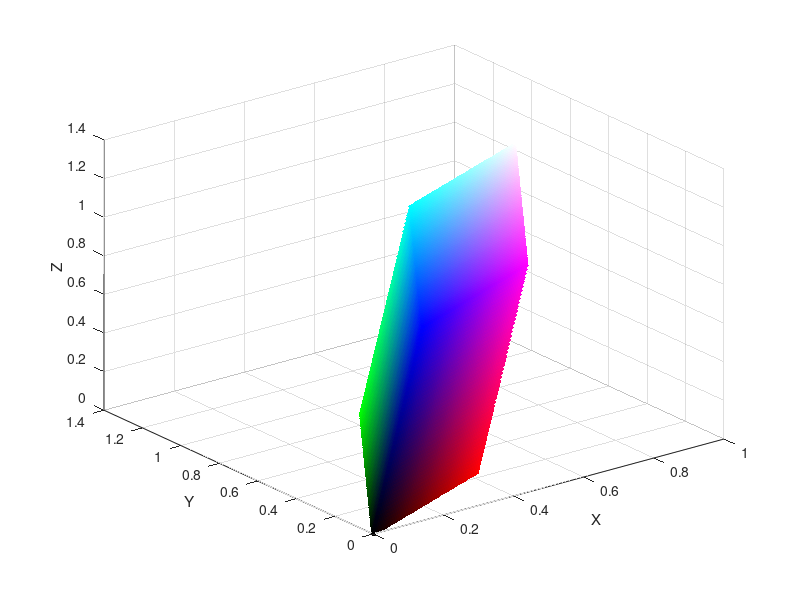
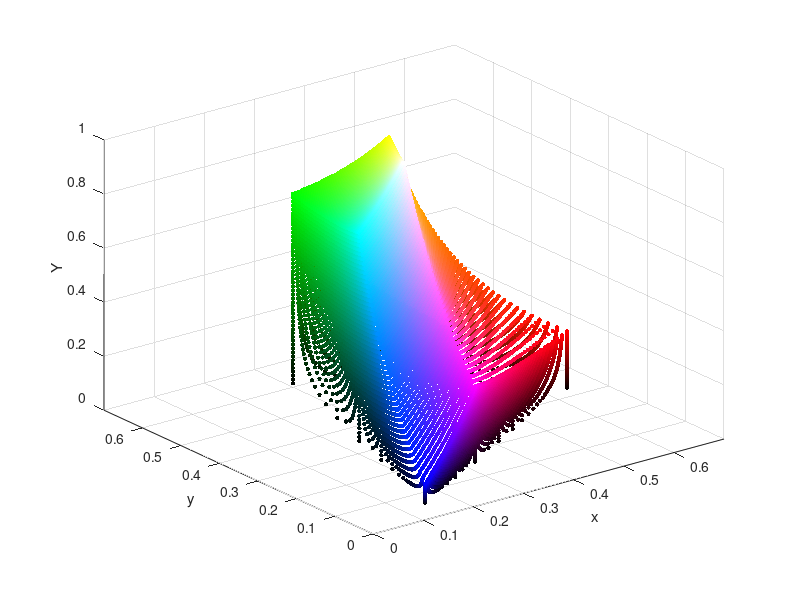

Write MATLAB code to recreate these figures, in order.

rgb2xyz = [ ...
 0.4124564  0.3575761  0.1804375;
 0.2126729  0.7151522  0.0721750;
 0.0193339  0.1191920  0.9503041];

N = 51;
Ntot = 6*N.^2;
rgb = nan(Ntot,3);
x = linspace(0,1,N);
[X,Y] = meshgrid(x,x);
rgb0 = [X(:) Y(:) zeros(N.^2,1)];
rgb1 = [X(:) Y(:)  ones(N.^2,1)];
for i=0:2
    j = i*2;
    rgb(j*N.^2+1:(j+1)*N.^2, :) = circshift(rgb0,[0 i]);
    j = i*2+1;
    rgb(j*N.^2+1:(j+1)*N.^2, :) = circshift(rgb1,[0 i]);
end

xyz = rgb * rgb2xyz';

figure;
scatter3(xyz(:,1),xyz(:,2),xyz(:,3),10,rgb,'filled');
set(gca,'Color',[0.4663 0.4663 0.4663]);
xlabel('X');
ylabel('Y');
zlabel('Z');

xyY = bsxfun(@rdivide,xyz,sum(xyz,2));
xyY(:,3) = xyz(:,2);
figure;
scatter3(xyY(:,1),xyY(:,2),xyY(:,3),10,rgb,'filled');
set(gca,'Color',[0.4663 0.4663 0.4663]);
xlabel('x');
ylabel('y');
zlabel('Y');
xlim([0 0.7]);
ylim([0 0.7]);
zlim([0 1]);